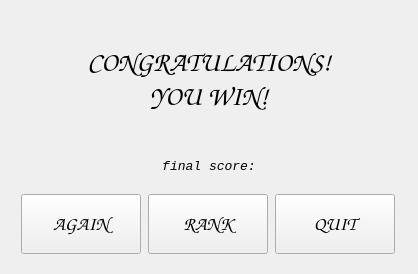
<?xml version="1.0" encoding="UTF-8"?>
<ui version="4.0">
 <class>winWidget</class>
 <widget class="QWidget" name="winWidget">
  <property name="geometry">
   <rect>
    <x>0</x>
    <y>0</y>
    <width>418</width>
    <height>274</height>
   </rect>
  </property>
  <property name="windowTitle">
   <string>2048-WIN!</string>
  </property>
  <layout class="QVBoxLayout" name="verticalLayout">
   <item>
    <widget class="QLabel" name="label">
     <property name="sizePolicy">
      <sizepolicy hsizetype="Preferred" vsizetype="Fixed">
       <horstretch>0</horstretch>
       <verstretch>0</verstretch>
      </sizepolicy>
     </property>
     <property name="minimumSize">
      <size>
       <width>378</width>
       <height>136</height>
      </size>
     </property>
     <property name="font">
      <font>
       <family>Comic Sans MS</family>
       <pointsize>20</pointsize>
       <weight>75</weight>
       <bold>true</bold>
      </font>
     </property>
     <property name="text">
      <string>CONGRATULATIONS!
YOU WIN!</string>
     </property>
     <property name="alignment">
      <set>Qt::AlignCenter</set>
     </property>
    </widget>
   </item>
   <item>
    <widget class="QLabel" name="score">
     <property name="font">
      <font>
       <family>Consolas</family>
       <pointsize>10</pointsize>
       <weight>50</weight>
       <italic>true</italic>
       <bold>false</bold>
      </font>
     </property>
     <property name="text">
      <string>final score:</string>
     </property>
     <property name="alignment">
      <set>Qt::AlignCenter</set>
     </property>
    </widget>
   </item>
   <item>
    <widget class="QWidget" name="widget" native="true">
     <property name="sizePolicy">
      <sizepolicy hsizetype="Preferred" vsizetype="Fixed">
       <horstretch>0</horstretch>
       <verstretch>0</verstretch>
      </sizepolicy>
     </property>
     <layout class="QHBoxLayout" name="horizontalLayout">
      <item>
       <widget class="QPushButton" name="newgame">
        <property name="minimumSize">
         <size>
          <width>120</width>
          <height>60</height>
         </size>
        </property>
        <property name="maximumSize">
         <size>
          <width>120</width>
          <height>60</height>
         </size>
        </property>
        <property name="font">
         <font>
          <family>Comic Sans MS</family>
          <pointsize>14</pointsize>
          <weight>75</weight>
          <bold>true</bold>
         </font>
        </property>
        <property name="text">
         <string>AGAIN</string>
        </property>
       </widget>
      </item>
      <item>
       <widget class="QPushButton" name="rank">
        <property name="sizePolicy">
         <sizepolicy hsizetype="Minimum" vsizetype="Fixed">
          <horstretch>0</horstretch>
          <verstretch>0</verstretch>
         </sizepolicy>
        </property>
        <property name="minimumSize">
         <size>
          <width>120</width>
          <height>60</height>
         </size>
        </property>
        <property name="maximumSize">
         <size>
          <width>120</width>
          <height>60</height>
         </size>
        </property>
        <property name="font">
         <font>
          <family>Comic Sans MS</family>
          <pointsize>14</pointsize>
          <weight>75</weight>
          <bold>true</bold>
         </font>
        </property>
        <property name="text">
         <string>RANK</string>
        </property>
       </widget>
      </item>
      <item>
       <widget class="QPushButton" name="quit">
        <property name="minimumSize">
         <size>
          <width>120</width>
          <height>60</height>
         </size>
        </property>
        <property name="maximumSize">
         <size>
          <width>120</width>
          <height>60</height>
         </size>
        </property>
        <property name="font">
         <font>
          <family>Comic Sans MS</family>
          <pointsize>14</pointsize>
          <weight>75</weight>
          <bold>true</bold>
         </font>
        </property>
        <property name="text">
         <string>QUIT</string>
        </property>
       </widget>
      </item>
     </layout>
    </widget>
   </item>
  </layout>
 </widget>
 <resources/>
 <connections/>
</ui>
